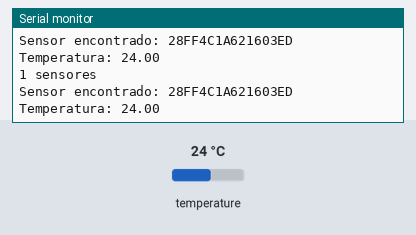
A sketch run on a simulated Arduino Uno, built with avr-gcc and run on an emulated ATmega328P. Parts: the last lines printed to the serial monitor. Inputs (shaded band) come from the test bench; at power-on: temperature 24 °C.

Above: at 7.3 s.
7.4 s: temperature set to 12 °C
At 12.2 s:
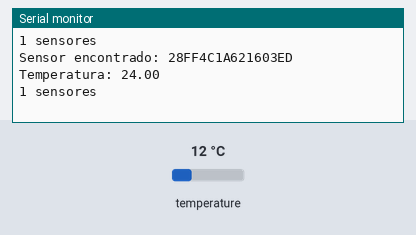
14.1 s: temperature set to 19 °C
At 19.4 s:
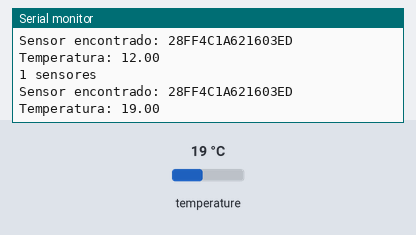
Timing chart, 0 to 20.9 s (numbered marks = the images above; inputs shaded):
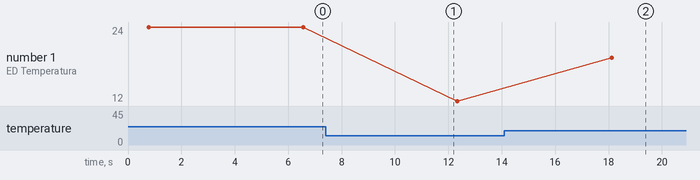

Measured:
- after the input at 14.1 s, the serial monitor: prints a new line after 4.0 s (image 2)
- plotted number 1: 24 → 12 after the input at 7.4 s, 12 → 19 after the input at 14.1 s

The sketch:

DS_DS18B20_SCAN.ino
```cpp
#include <OneWire.h>
#include <DallasTemperature.h>

// Pin donde se conecta el bus 1-Wire
const int pinDatosDQ = 3;

// Instancia a las clases OneWire y DallasTemperature
OneWire oneWireObjeto(pinDatosDQ);
DallasTemperature sensorDS18B20(&oneWireObjeto);
int numeroSensoresConectados;

void setup() {
    // Iniciamos monitor serie y sensor de temperatura DS18B20
    Serial.begin(115200);
    sensorDS18B20.begin();

    // Buscamos los sensores conectados
    Serial.println("Buscando dispositivos...");
    Serial.println("Encontrados: ");
    numeroSensoresConectados = sensorDS18B20.getDeviceCount();
    Serial.print(numeroSensoresConectados);
    Serial.println(" sensores");


}

void loop() {
  numeroSensoresConectados = sensorDS18B20.getDeviceCount();
    Serial.print(numeroSensoresConectados);
    Serial.println(" sensores");
    // Si hemos encontrado uno mostramos su dirección
    sensorDS18B20.requestTemperatures();
    for(int j=0; j<numeroSensoresConectados; j++){

        // Tipo definido como una array de 8 bytes (uint8_t)
        DeviceAddress sensorTemperatura;
        // Obtenemos dirección
        sensorDS18B20.getAddress(sensorTemperatura, j);

        // Mostamos por el monitor serie
        Serial.print("Sensor encontrado: ");

        // Recorremos los 8 bytes del identificador único
        for (uint8_t i = 0; i < 8; i++)
        {
          // Si solo tiene un dígito rellenamos con un cero a la izquierda
          if (sensorTemperatura[i] < 16) Serial.print("0");

          // Mostramos los datos que van en HEXADECIMAL
          Serial.print(sensorTemperatura[i], HEX);
        }

        Serial.print(" Temperatura: ");
        Serial.println(sensorDS18B20.getTempC(sensorTemperatura));
    }
  //Serial.println();
  delay(5000);
}
```
